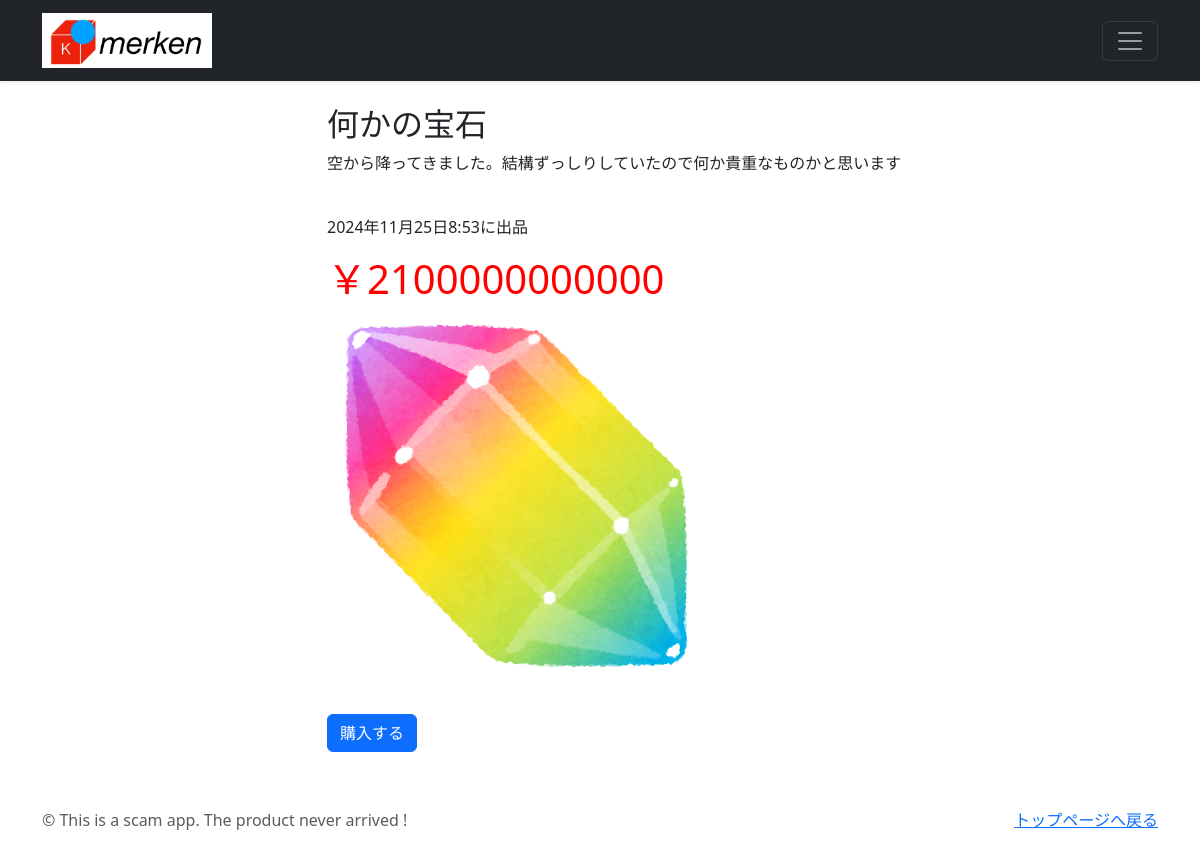
/trade-detail/12 (signed in), run on the app's committed database.
### trade/models.py (models this page shows, shortened)
class TradePost(models.Model):
    user = models.ForeignKey(
        CustomUser,
        verbose_name='ユーザー',
        on_delete=models.CASCADE
        )
    category = models.ForeignKey(
        Category,
        verbose_name='カテゴリ',
        on_delete=models.PROTECT
        )
    title = models.CharField(
        verbose_name='商品名', # フィールドのタイトル
        max_length=200        # 最大文字数は200
        )
    comment = models.TextField(
        verbose_name='コメント',  # フィールドのタイトル
        )
    price = models.IntegerField(
        verbose_name = '価格',
    )
    image1 = models.ImageField(
        verbose_name='イメージ1',# フィールドのタイトル
        upload_to = 'media'   # MEDIA_ROOT以下のphotosにファイルを保存
        )
    image2 = models.ImageField(
        verbose_name='イメージ2',# フィールドのタイトル
        upload_to = 'media',  # MEDIA_ROOT以下のphotosにファイルを保存
        blank=True,            # フィールド値の設定は必須でない
        null=True              # データベースにnullが保存されることを許容
        )
    posted_at = models.DateTimeField(
        verbose_name='投稿日時', # フィールドのタイトル
        auto_now_add=True       # 日時を自動追加
        )

### trade/views.py (the view)
# urls.py: path('trade-detail/<int:pk>',views.DetailView.as_view(),name = 'trade_detail'),
class DetailView(DetailView):
    template_name = 'detail.html'
    model = TradePost

### trade/templates/detail.html (shortened to what this page needs)
{% extends 'base.html' %}
    {% block contents %}
    <br>
    <div class="container">
        <div class="row">
        <div class="col offset-3">
            <h2>{{object.title}}</h2>
            <p>{{object.comment}}</p>
            <br>
            <p>{{object.posted_at}}に出品</p>
            <h1 style= "color:red">￥{{object.price}}</style></h1>
            <p><img src="{{ object.image1.url }}"></img></p>
            {% if request.user == object.user %}
            <form method="post">
            <a href="{% url "trade:trade_delete" object.pk %}"
                class="btn btn-primary my-2">出品を取り消す</a>
            {% elif user.is_authenticated %}
            <form method="post">
            <a href="{% url "trade:trade_buy" object.pk %}"
                class ="btn btn-primary my-2">購入する</a>
            {% endif %}
    {% endblock %}

### data on the page
TradePost: title "何かの宝石", comment "空から降ってきました。結構ずっしりしていたので何か貴重なものかと思います", posted_at "2024年11月25日8:53", price "2100000000000", image1 (picture)
